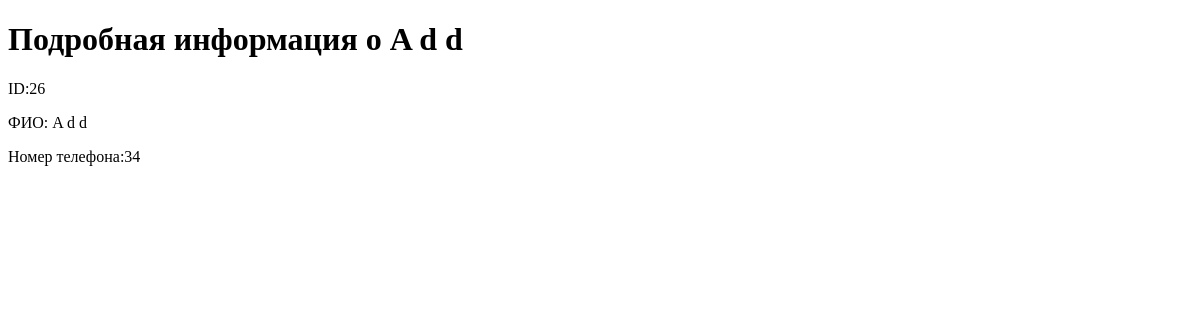
Before: /client/26/ with the older database file.
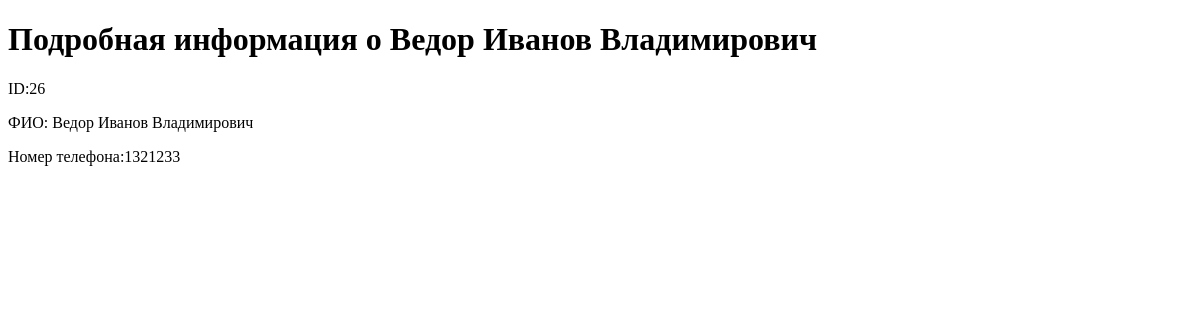
After: the same page with the newer database file.
### main/models.py (models this page shows, shortened)
class Client(models.Model):
    id = models.AutoField(primary_key=True)
    name = models.CharField(max_length=30, verbose_name='Имя')
    surname = models.CharField(max_length=50, verbose_name='Фамилия')
    patronymic = models.CharField(max_length=50, verbose_name='Отчество')
    phone = models.IntegerField(verbose_name='Телефон')
    class Meta:
        verbose_name = 'Клиент'
        verbose_name_plural ='Клиенты'

### main/views.py (the view)
# urls.py: path('client/<int:id>/',views.client_detail),
def client_detail(request,id):
    instance=get_object_or_404(Client,id=id)
    context=\
        {
            'instance': instance,
            'title': 'Детали о клиенте',
        }
    return render(request, 'client_detail.html', context)

### main/templates/client_detail.html (shortened to what this page needs)
<!DOCTYPE html>
<html lang="ru">
  <head>
  </head>
  <body>
    <h1>Подробная информация о {{ instance.name }} {{ instance.surname }} {{instance.patronymic}}</h1>
    <p>ID:{{ instance.id }}<p>
                <p>ФИО: {{ instance.name }} {{ instance.surname }} {{instance.patronymic}}<p>
                <p>Номер телефона:{{ instance.phone }}<p>
  </body>
</html>

Changed rows visible on the page:
changed Client id 26: name "A" → "Ведор"; surname "d" → "Иванов"; patronymic "d" → "Владимирович"; phone "34" → "1321233"
